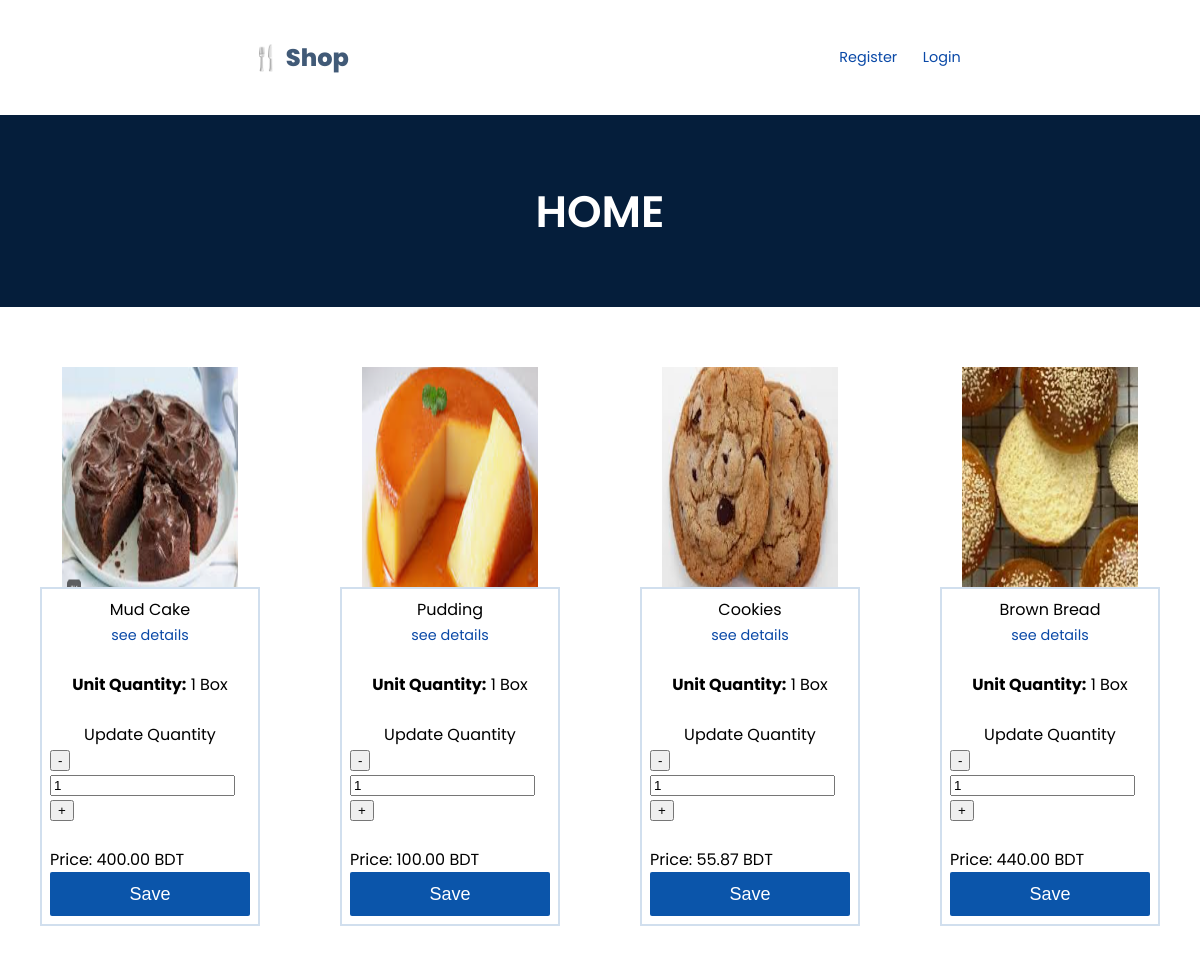
The page / on the database its author committed.
### store/models.py (models this page shows, shortened)
class Product(models.Model):
    name = models.CharField(max_length=100)
    details = models.TextField(blank=True, null=True)
    image = models.ImageField(upload_to='product_images/', blank=True, null=True)
    price = models.DecimalField(max_digits=10, decimal_places=2)
    quantity = models.PositiveIntegerField(default=1)

### store/views.py (the view)
# urls.py: 2. Add a URL to urlpatterns:  path('', views.home, name='home')
def home(request):
    products = Product.objects.all()
    return render(request, 'home.html', {'products':products})

### store/templates/home.html (shortened to what this page needs)
{% load static %}
<!DOCTYPE html>
<html lang="en">
<head>
  <link rel="stylesheet" href="{% static 'css/home.css'%}">
</head>
<body>
  <nav>
    <div class="logo" >&#127860; Shop</div>
      <div class="nav-r">
        {% if user.is_authenticated %}
        <a href="user">My Profile</a>
        <a href="{% url 'logout' %}">Logout</a>
        <a href="{% url 'cart'%}">Cart</a>
        {% else %}
        <a href="/register/">Register</a>  <a href="/login/">Login</a>
        {% endif %}
      </div>
  </nav>
  <div class="hero">
    HOME
  </div>
  <div class="products">
    {% if products %}
    {% for product in products %}
     <div class="product">
      <div class="product_img"><img src="{{ product.image.url }}" alt=""></div>
      <div class="product_info">
          <div class="product_name">{{ product.name }}</div>
          <div class="product_details"><a href="#">see details</a></div> <br>
          <div class="product_qty_default"><strong>Unit Quantity:</strong> {{ product.quantity }} Box</div> <br>
          <div class="txt">Update Quantity</div>
          <form action="{% url 'save_product' product.id %}" method="post">
              <div class="product_qty">
                  <button type="button" class="sub_product">-</button>
                  <input type="number" name="quantity" min="1" required>
                  <button type="button" class="add_product">+</button>
              </div>
              <br>
              <div class="product_price">Price: {{ product.price }} BDT</div>
              <button type="submit" class="product_btn">Save</button>
          </form>
      </div>
  </div>
    {% endfor %}
  {% endif %}
</body>
</html>

### static/css/home.css (style rules this page uses)
body { font-family: "Poppins", serif; font-weight: 400; margin: 0; padding: 0; }
nav { width: 100%; display: flex; align-items: center; justify-content: center; margin: 40px 0 40px 0; }
.logo { color: #415a77; font-weight: 800; font-size: 24px; width: 50%; display: flex; align-items: center; justify-content: center; }
.nav-r { display: flex; align-items: center; justify-content: center; width: 50%; }
a { text-decoration: none; color: #051e3b; margin: 0 0.8rem; font-size: 0.9rem; }
.hero { width: 100%; margin: 1.2rem 0 0 0; background: #051e3b; color: #fff; display: flex; align-items: center; justify-content: center; height: 12rem; font-weight: 600; font-size: 44px; }
.products { display: flex; width: 100%; margin-top: 40px; }
.product { width: 25%; margin: 40px; display: flex; flex-direction: column; align-items: center; justify-content: center; }
img { width: 100%; display: flex; align-items: center; justify-content: center; }
.product_info { width: 100%; border: 2px solid #d1dfee; display: flex; flex-direction: column; align-items: center; justify-content: center; background-color: #fff; box-sizing: border-box; padding: 8px; }

### store/templates/home.html (style rules this page uses)
.product { width: 25%; margin: 40px; display: flex; flex-direction: column; align-items: center; justify-content: center; }
a { color: #0a49a7; }
.product_img { width: 100%; height: 200px; background: none; display: flex; align-items: center; justify-content: center; }
img { width: 80%; height: 240px; display: flex; align-items: center; justify-content: center; }
.product_btn { border: none; width: 100%; height: 44px; display: flex; align-items: center; justify-content: center; padding: 0px; background: #0b55aa; color: #fff; font-size: 18px; font-weight: 300; border-radius: 2px; cursor: pointer; }

### rows shown on the page
Product: image (picture), name "Mud Cake", quantity "1", price "400.00"
Product: image (picture), name "Pudding", quantity "1", price "100.00"
Product: image (picture), name "Cookies", quantity "1", price "55.87"
Product: image (picture), name "Brown Bread", quantity "1", price "440.00"
